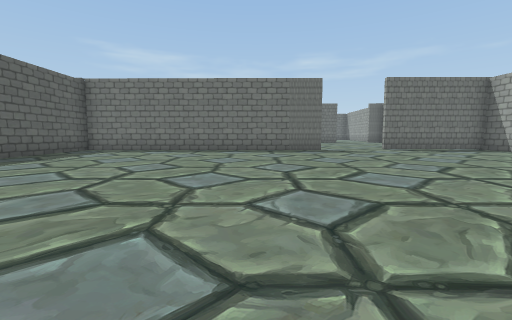
view 1 (above)

16 first-person views from a walk through a scene from a Unity 3-D project. The camera is 1.2 m above the floor, tilts 6° down and sees 90° across. The floor is counted in squares, 1.89 m on a side. Each view is taken from the middle of a square. On the plan, view 1 faces up. The plan holds only what a view shows up to about 9 squares ahead; the rest is blank. The place goes on beyond the plan. The player is left out.

view 2
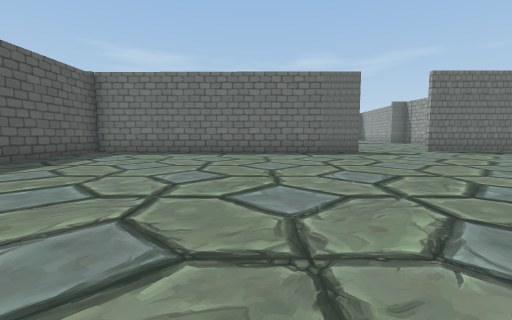

view 3
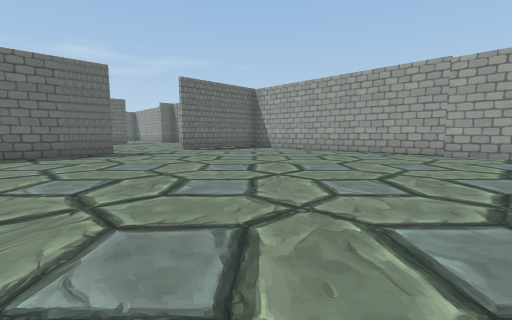

view 4
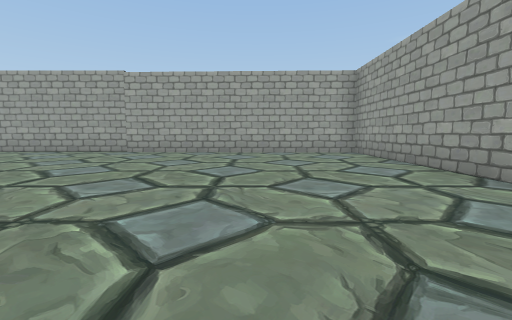

view 5
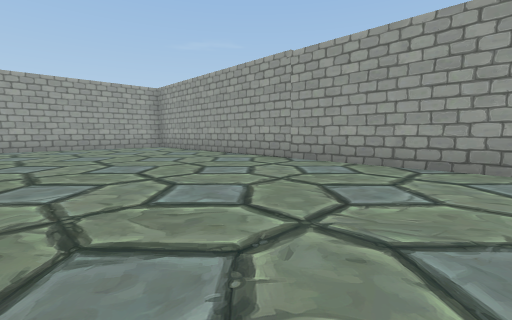

view 6
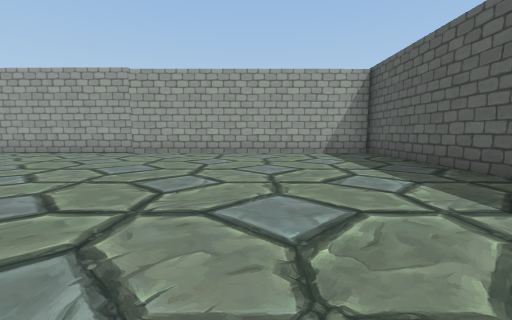

view 7
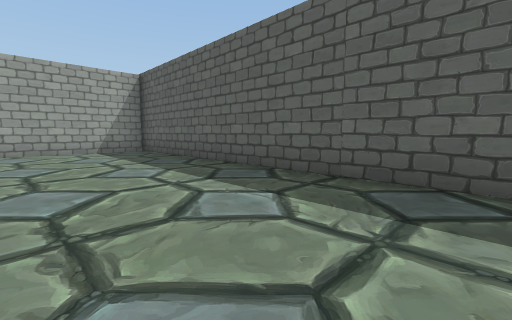

view 8
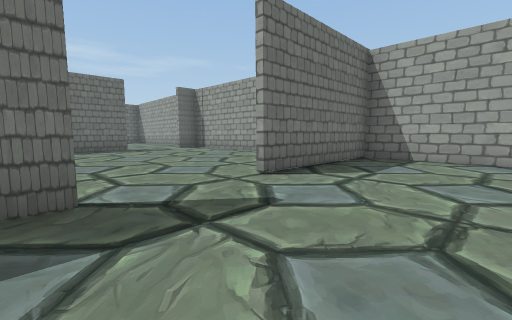

view 9
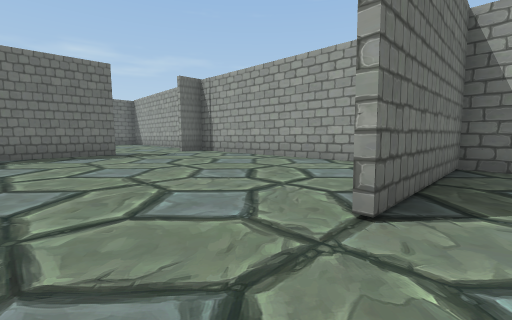

view 10
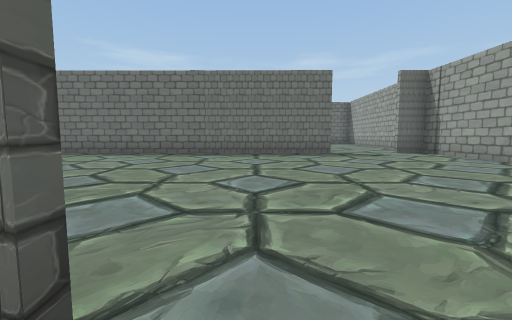

view 11
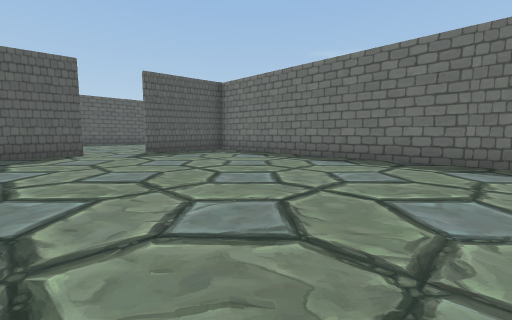

view 12
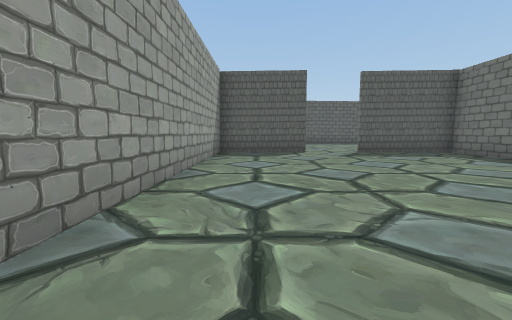

view 13
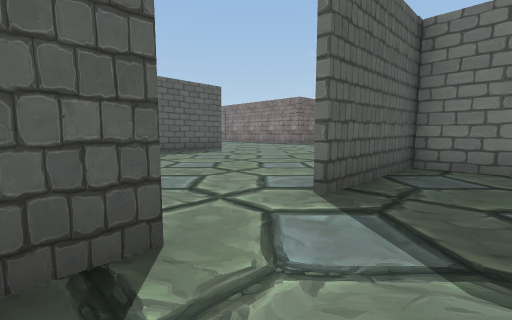

view 14
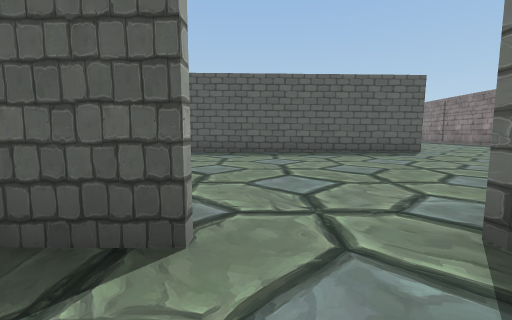

view 15
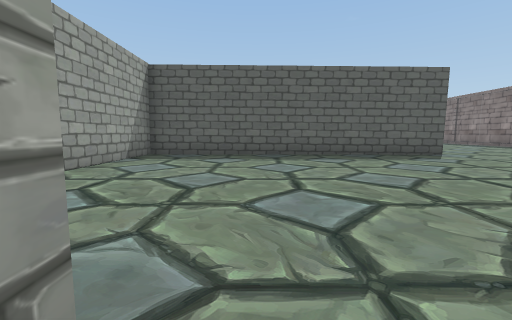

view 16
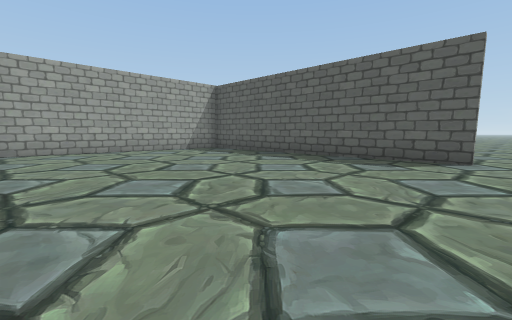

### Floor plan
Points are (right, up) in squares from view 1. A wall is a line through its corners. A room is listed if a view was taken in it or the views show most of it. See-through windows are left out.
Room 1 (views 1, 2, 3, 4, 5, 6, 7, 8, 9, 10)
walls: (2.5, 9.6) (-6.3, 9.7); (-6.5, 4.1) (-6.6, -5.4); (-6.6, -5.2) (8.6, -5.2) (8.5, 9.5) (4.8, 9.6); (-6.3, 10) (-6.4, 6.3)
ways out: opening at (3.5, 10) to room 2
Room 2 (views 11, 12, 13, 14, 15)
walls: (5.5, 17.2) (-6.3, 17.3) (-6.3, 14.3); (-6.3, 12.7) (-6.3, 10); (8.5, 11.5) (8.5, 17.2) (7.5, 17.2); (-6.3, 9.8) (0.9, 9.8)
ways out: opening at (3.5, 10) to room 1; opening at (-6, 13.5) to room 3; opening at (6.5, 17)
Room 3 (view 16)
walls: (-13.5, 18.6) (-13.7, 9.9) (-7, 9.8)
ways out: opening at (-6, 13.5) to room 2; opening at (-14, 19)

Where each view was taken, in squares from view 1:
view 1: 0 up, 0 right, facing up
view 2: 1 up, 1 left, facing up
view 3: 1 up, 0 right, facing up-right
view 4: 2 down, 0 right, facing right
view 5: 0 up, 3 left, facing down-right
view 6: 3 up, 3 left, facing down
view 7: 4 up, 3 left, facing down-left
view 8: 7 up, 2 right, facing up-right
view 9: 9 up, 3 right, facing up-right
view 10: 9 up, 3 right, facing up
view 11: 11 up, 2 right, facing up-left
view 12: 11 up, 2 right, facing left
view 13: 12 up, 5 left, facing up-left
view 14: 13 up, 5 left, facing left
view 15: 13 up, 6 left, facing left
view 16: 19 up, 7 left, facing down-left
